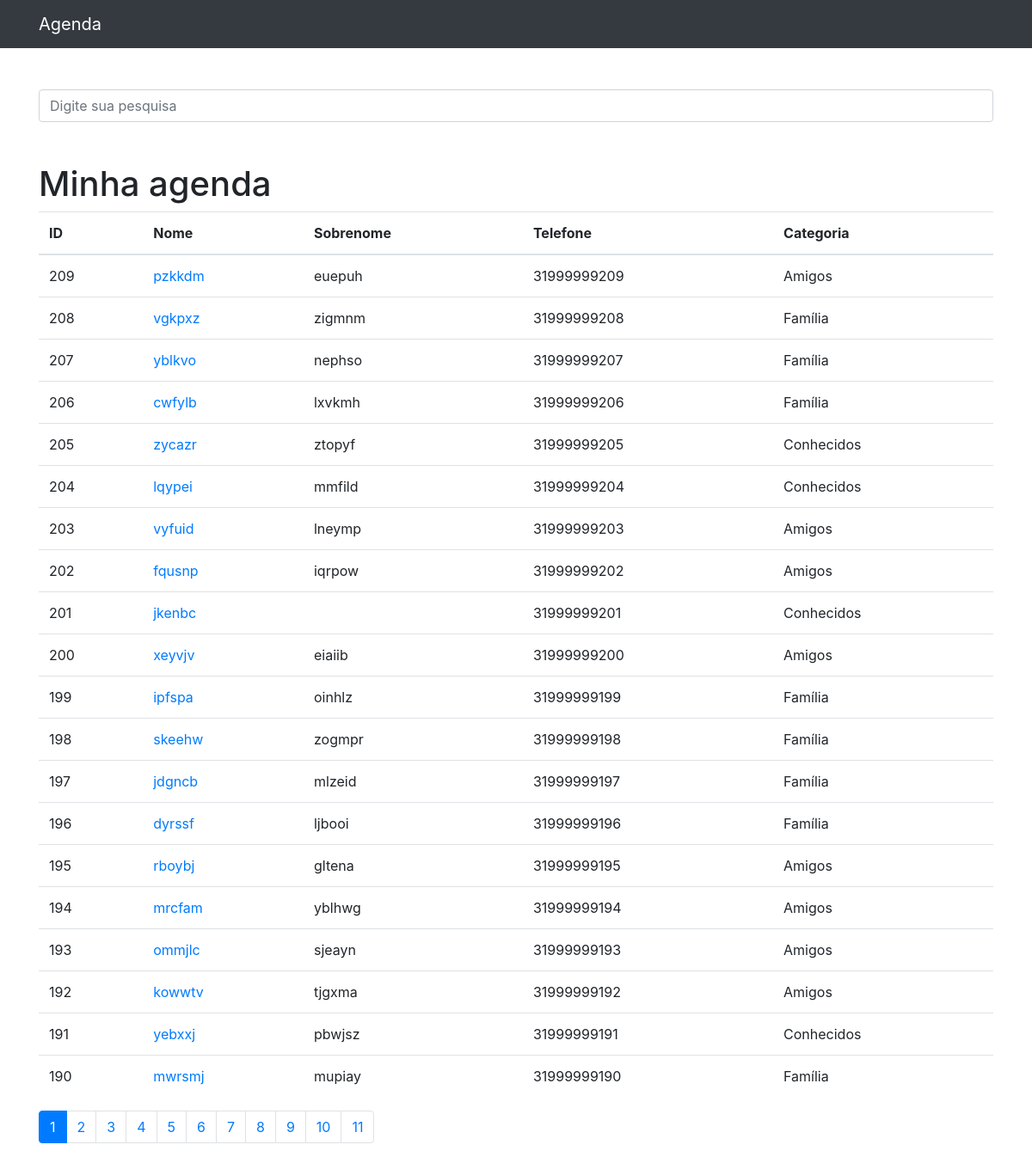
/, run on an earlier commit of the app's database.
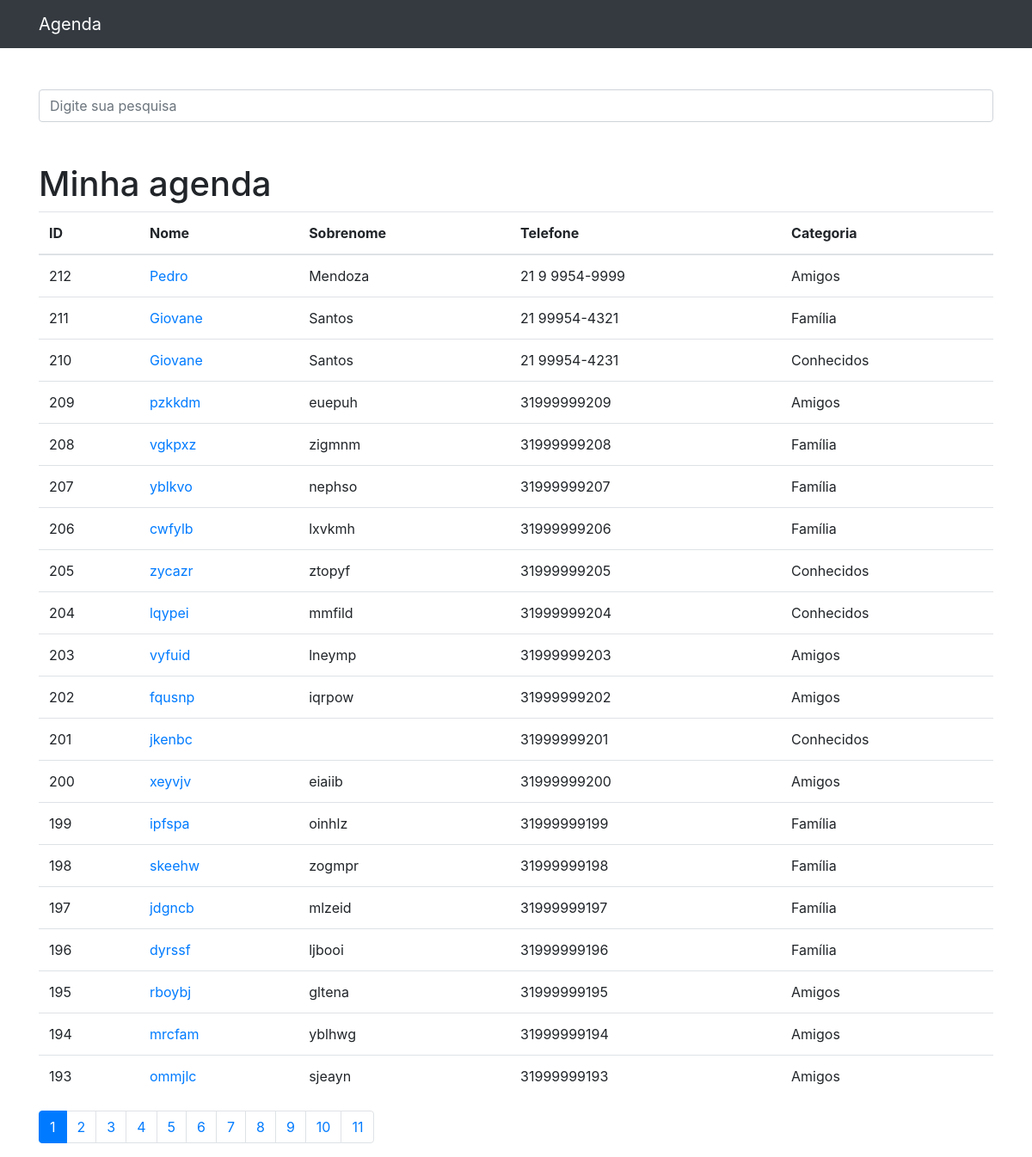
And on a later commit of the database.
### contatos/models.py (models this page shows, shortened)
class Contato(models.Model):
    nome = models.CharField(max_length=255)
    sobrenome = models.CharField(max_length=255, blank=True)
    telefone = models.CharField(max_length=255)
    email = models.CharField(max_length=255, blank=True)
    data_criacao = models.DateTimeField(default=timezone.now)
    descricao = models.TextField(blank=True)
    categoria = models.ForeignKey(Categoria, on_delete=models.DO_NOTHING)
    mostrar = models.BooleanField(default=True)
    foto = models.ImageField(blank=True, upload_to='fotos/%Y/%m/')

class Categoria(models.Model):
    nome = models.CharField(max_length=255)
    def __str__(self):
        return self.nome

### contatos/views.py (the view)
# urls.py: path('', views.index, name='index'),
def index(request):
    contatos = Contato.objects.order_by('-id').filter(
        mostrar=True
    )
    paginator = Paginator(contatos, 20)
    page = request.GET.get('p')
    contatos = paginator.get_page(page)
    return render(request, 'contatos/index.html', {
        'contatos': contatos
    })

### contatos/templates/contatos/index.html
{% extends 'base.html' %}
{%block 'conteudo'%}
    <h1 class="mt-5">Minha agenda</h1>
    <table class="table">
      <thead>
        <tr>
          <th>ID</th>
          <th>Nome</th>
          <th>Sobrenome</th>
          <th>Telefone</th>
          <th>Categoria</th>
        </tr>
      </thead>
      <tbody>
        {% for contato in contatos %}
          <tr>
            <td>{{ contato.id }}</td>
            <td>
              <a href="{% url 'ver_contato' contato.id %}">{{ contato.nome }}</a>
            </td>
            <td>{{ contato.sobrenome }}</td>
            <td>{{ contato.telefone }}</td>
            <td>{{ contato.categoria }}</td>
            </tr>
        {% endfor %}
      </tbody>
    </table>
  <nav aria-label="Page navigation example">
  <ul class="pagination">
    {% for pagina in contatos.paginator.page_range %}
      {% if contatos.number == pagina %}
      <li class="page-item active"><a class="page-link" href="?p={{ pagina }}&termo={{ request.GET.termo }}">{{ pagina }}</a></li>
      {% else %}
      <li class="page-item"><a class="page-link" href="?p={{ pagina }}&termo={{ request.GET.termo }}">{{ pagina }}</a></li>
      {% endif %}
    {% endfor %}
  </ul>
</nav>
{%endblock%}

### templates/base.html (shortened to what this page needs)
{% load static %}
<!DOCTYPE html>
<html lang="pt">
<head>
  {% include 'parciais/_head.html' %}
</head>
<body>
  {% include 'parciais/_nav.html' %}
  <div class="container">
    <div class="row">
      <div class="col-lg-12">
        {% if 'accounts' not in request.path %}
        <br><br>
        <form method="get" action="{% url 'busca' %}">
          <div class="form-group row">
            <div class="col-12">
              <input class="form-control"
                     type="search" value="{{ request.GET.termo }}"
                     id="search-input"
                     placeholder="Digite sua pesquisa"
                     name="termo">
            </div>
          </div>
        </form>
        {% endif %}
      {%block 'conteudo'%} {%endblock%}
      </div>
    </div>
  </div>
</body>
</html>

### templates/parciais/_head.html (shortened to what this page needs)
{% load static %}
<link href="{% static 'vendor/bootstrap/css/bootstrap.min.css'%}" rel="stylesheet">

### templates/parciais/_nav.html (shortened to what this page needs)
  <nav class="navbar navbar-expand-lg navbar-dark bg-dark static-top">
    <div class="container">
      <a class="navbar-brand" href="{% url 'index' %}">Agenda</a>
    </div>
  </nav>

What changed in the data, as far as the page shows it:
no longer on this page (row unchanged): Contato: id "192", nome "kowwtv", sobrenome "tjgxma", telefone "31999999192", categoria "Amigos"
no longer on this page (row unchanged): Contato: id "191", nome "yebxxj", sobrenome "pbwjsz", telefone "31999999191", categoria "Conhecidos"
no longer on this page (row unchanged): Contato: id "190", nome "mwrsmj", sobrenome "mupiay", telefone "31999999190", categoria "Família"
added Contato: id "212", nome "Pedro", sobrenome "Mendoza", telefone "21 9 9954-9999", categoria "Amigos"
added Contato: id "211", nome "Giovane", sobrenome "Santos", telefone "21 99954-4321", categoria "Família"
added Contato: id "210", nome "Giovane", sobrenome "Santos", telefone "21 99954-4231", categoria "Conhecidos"
